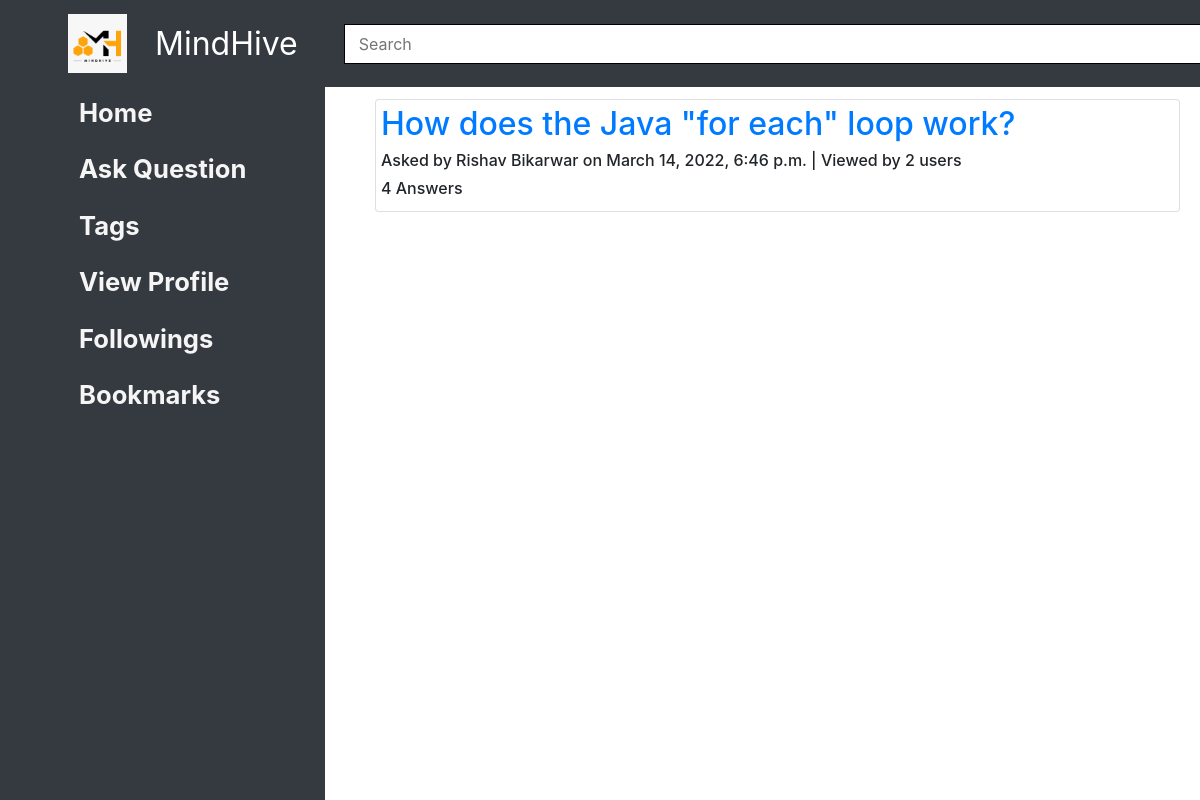
Before: /home/ (signed in) with the older database file.
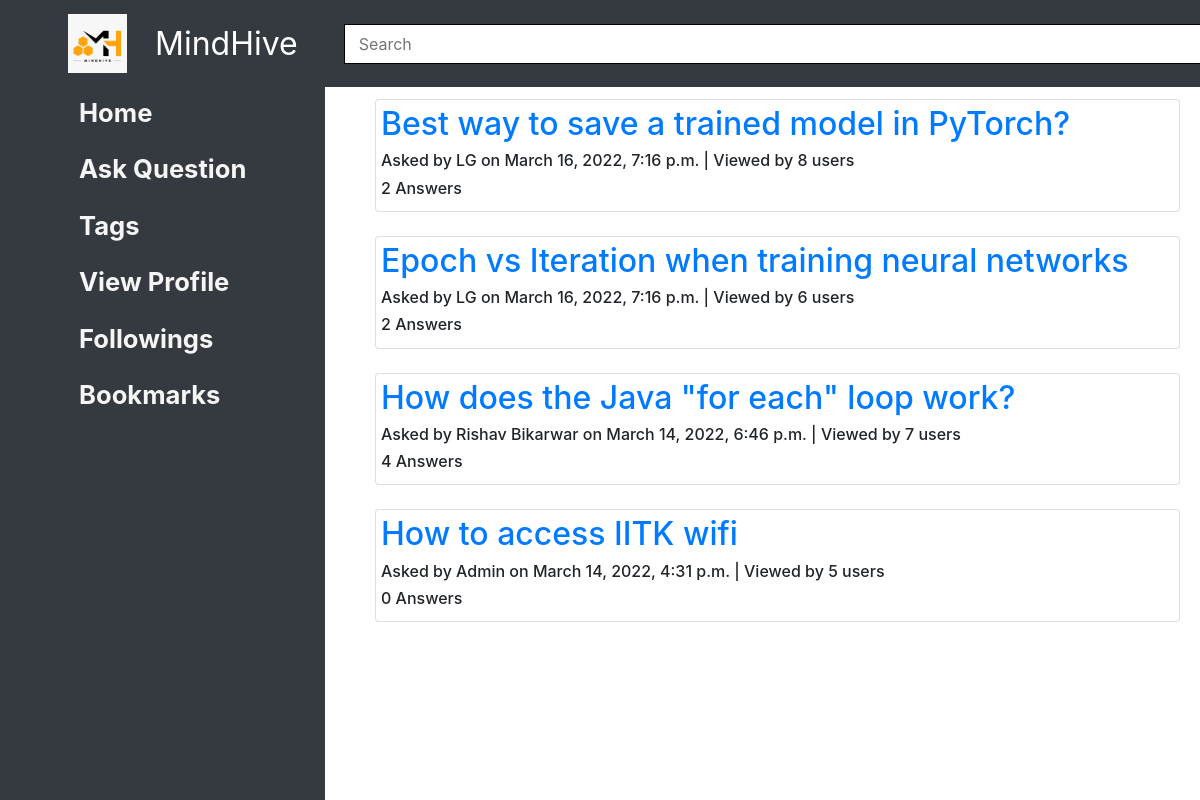
After: the same page with the newer database file.
### questions/models.py (models this page shows, shortened)
class Question(Content):
    title = models.CharField(max_length=200)
    tags = models.ManyToManyField(to='tags.Tag', blank=True)
    viewedBy = models.ManyToManyField(to='users.User', related_name='viewedBy', blank=True)
    class Meta:
        ordering = ['-pub_date']

### home/models.py (models this page shows, shortened)
class Content(models.Model):
    text = RichTextField()
    author = models.ForeignKey(to='users.User', on_delete=models.SET_NULL, related_name='author', null=True)
    anonymous = models.BooleanField(default=False)
    pub_date = models.DateTimeField('date published', default=datetime.now())
    likedBy = models.ManyToManyField(to='users.User', related_name='likedBy', blank=True)
    dislikedBy = models.ManyToManyField(to='users.User', related_name='dislikedBy', blank=True)
    def get_author_name(self):
        if self.anonymous:
            return 'Anonymous User'
        else:
            return self.author.name

### users/models.py (models this page shows, shortened)
class User(AbstractUser):
    username = models.CharField(max_length=20,blank=False)
    email = models.EmailField(
        verbose_name='email address',
        max_length=255,
        unique=True,
        blank=False,
    )
    name = models.CharField(max_length=20, blank=True, null=True)
    roll_no=models.CharField(max_length=8, blank=True, null=True)
    profile_image = models.ImageField(upload_to='profile_image', default='default.jpg')
    blocked = models.BooleanField(default=False)
    followingQuestions = models.ManyToManyField(to='questions.Question', related_name='users_following', blank=True)
    bookmarkQuestions = models.ManyToManyField(to='questions.Question', related_name='users_bookmarked', blank=True)
    favouriteTags = models.ManyToManyField(to='tags.Tag', blank=True)
    notifications = models.ManyToManyField(to='notifications.Notification', blank=True)
    objects = UserInfoManager()
    USERNAME_FIELD = 'email'
    REQUIRED_FIELDS = ['username' ]

### home/views.py (the view)
# urls.py: path('', views.view, name='view_home'),
@login_required(login_url='users:login')
def view(request):
    user = User.objects.filter(id = request.user.id).values_list('favouriteTags')
    interestQues = Question.objects.filter(tags__in = user).distinct()
    return render(request, 'home/home.html', {'questions' : interestQues})

### home/templates/home/home.html
{% extends 'base.html' %}
{%block insert_content%}
<section>
  <div class="container">
    {% if questions %}
    {%for ques in questions%}
    <div class="card" style="padding:5px">
      <a href="{% url 'questions:view_question' question_id=ques.id %}">
        <h2>{{ques.title}}</h2>
      </a>
      <h6>Asked by {{ques.get_author_name}} on {{ques.pub_date}}
        | Viewed by {{ques.viewedBy.all.count}} users
      </h6>
      <h6>{{ques.answer_set.all.count}} Answers</h6>
    </div>
    <br />
    {%endfor%}
    {% else %}
    <h2>No questions to display. Please select your favouriteTags</h2>
    {% endif %}
  </div>
</section>
{%endblock%}

### templates/base.html (shortened to what this page needs)
<!DOCTYPE html>
{% load static %}
{% load crispy_forms_tags %}
<html lang="en">
    <head>
        <link rel="stylesheet" href="https://cdn.jsdelivr.net/npm/bootstrap@4.0.0/dist/css/bootstrap.min.css">
        <link rel="stylesheet" href="https://cdnjs.cloudflare.com/ajax/libs/font-awesome/4.7.0/css/font-awesome.min.css">
        <link href="{% static 'css/master.css'%}" rel="stylesheet" />
    </head>
    <body id="page-top">
        <nav class="navbar navbar-expand-lg navbar-dark bg-dark fixed-top" id="mainNav">
            <div class="container px-4">
                <a href="{% url 'home:view_home'%}" id="logo">
                    <img src="{% static 'media/icon.jpg' %}" alt="Hello" class="logo-img">
                </a>
                <a class="navbar-brand" href="#page-top" align="left">MindHive</a>
                <div class="collapse navbar-collapse" id="navbarResponsive">
		                <ul class="navbar-nav ms-auto">
                            <form class="inline-block" method=get action="{% url  'home:search_results' %}">
                                <input class="form-input" type="search" placeholder="Search" aria-placeholder="Search" name="searched">
                            </form>
                </ul>
                </div>
            </div>
        </nav>
        <div id="left">
            <a href="{% url 'home:view_home'%}" class="sect">
                <div class="comp">Home</div>
            </a>
            <a href="{% url 'questions:add_question'%}" class="sect">
                <div class="comp">Ask Question</div>
            </a>
            <a href="{% url 'users:addtags' %}" class="sect">
                <div class="comp">Tags</div>
            </a>
            <a href="{% url 'users:view_user' user.id%}" class="sect">
                <div class="comp">View Profile</div>
            </a>
            <a href="{%url 'home:following'%}" class="sect">
                <div class="comp">Followings</div>
            </a>
            <a href="{%url 'home:bookmarks'%}" class="sect">
                <div class="comp">Bookmarks</div>
            </a>
        </div>
        <div class="content">
        {% block insert_content %}
        {% endblock %}
        </div>
  </body>
</html>

### templates/footer.html (shortened to what this page needs)
{% load static %}

### static/css/master.css (style rules this page uses)
* { margin: 0; padding: 0; }
html { scroll-behavior: smooth; }
:root { --navbar-height: 59px; }
body { background-color: whitesmoke(214, 210, 210); }
#logo { color: white; display: flex; padding: 3px 22px; border-radius: 20px; text-decoration: none; }
.logo-img { height: 59px; margin: 3px 6px; }
.inline-block { display: block; width: 950px; height: 40px; }
.form-input { float: none; display: block; text-align: left; width: 100%; margin: 0; padding: 14px; border: 1px solid black; height: 40px; }
#left { position: fixed; float: left; width: auto; height: 100vh; display: flex; flex-direction: column; margin-top: 85px; margin-left: 0; background-color: #343a40; }
#left a { text-decoration: none; text-align: left; font-size: 1.6rem; color: #171313; }
.sect { margin: 6px 12px; padding: 6px 13px; }
.comp { margin: -3px 8px; padding: 0px 46px; font-weight: bold; color: whitesmoke; transition-duration: 0.4s; }
.navbar > .container, .navbar > .container-fluid { margin-left: 0px; }
.navbar-brand { font-size: xx-large; }
input[type="search"] { margin-left: 30px; }
.content { position: absolute; top: 99px; left: 360px; right: 5px; }

Changed rows visible on the page:
added Question: title "Best way to save a trained model in PyTorch?", get_author_name "LG", pub_date "March 16, 2022, 7:16 p.m.", viewedBy.all.count "8", answer_set.all.count "2"
added Question: title "Epoch vs Iteration when training neural networks", get_author_name "LG", pub_date "March 16, 2022, 7:16 p.m.", viewedBy.all.count "6", answer_set.all.count "2"
computed for Question "How does the Java \"for each\" loop work?": viewedBy.all.count "2" → "7"
now on this page (row unchanged): Question: title "How to access IITK wifi", get_author_name "Admin", pub_date "March 14, 2022, 4:31 p.m.", viewedBy.all.count "5", answer_set.all.count "0"
